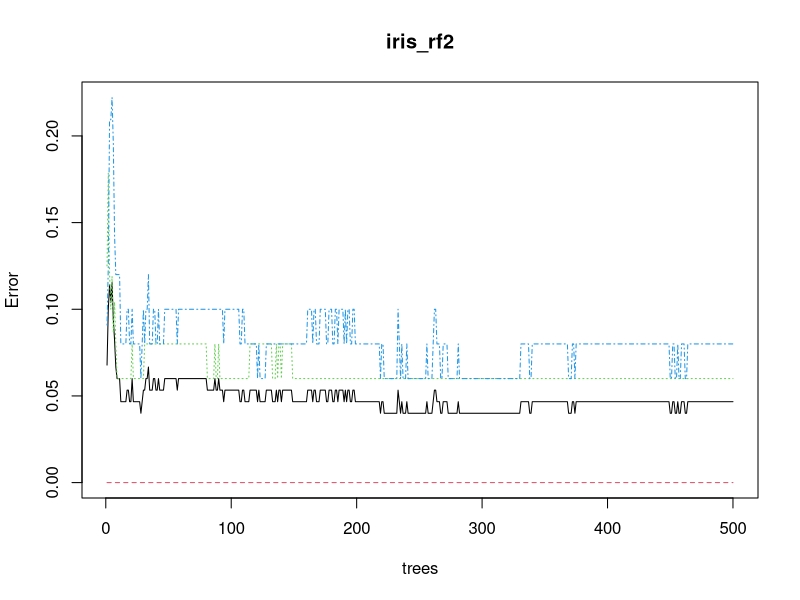
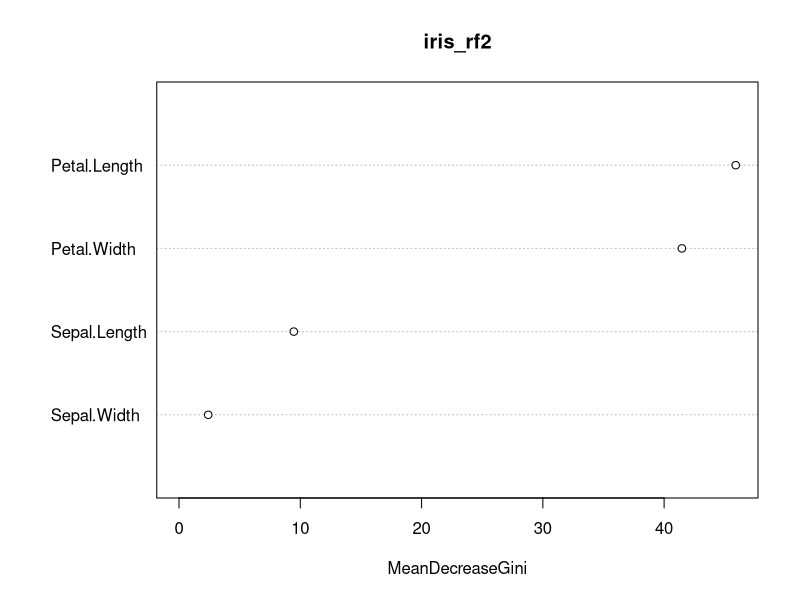

Write the R code that produced these figures, in order.
## ---- chunk 1
options(repos="http://cran.rstudio.com/")
## ---- chunk 2
if(!require("randomForest")){
  install.packages("randomForest")
}
library("randomForest")
## ---- chunk 3
rf_x<-iris[,1:4]
rf_y<-iris[,5]
iris_rf<-randomForest(x=rf_x,y=rf_y)
iris_rf
## ---- chunk 4
iris_rf2<-randomForest(Species~.,data=iris)
iris_rf2
## ---- chunk 5
#Error vs num of trees
plot(iris_rf2)
#Variable Importance
varImpPlot(iris_rf2)
